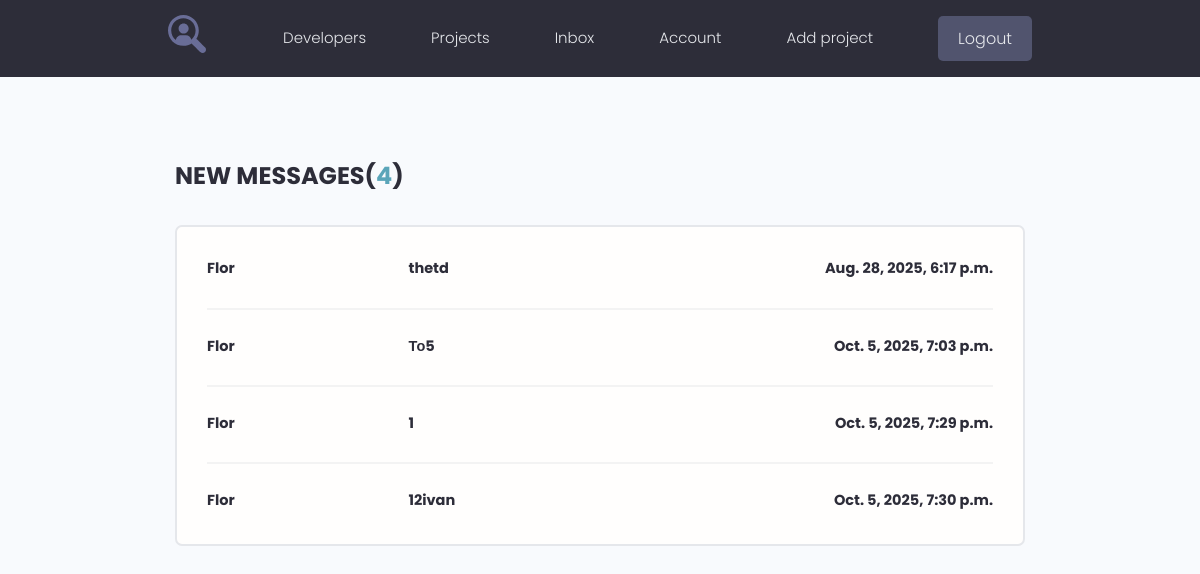
The app's page /inbox/ (signed in), older data.
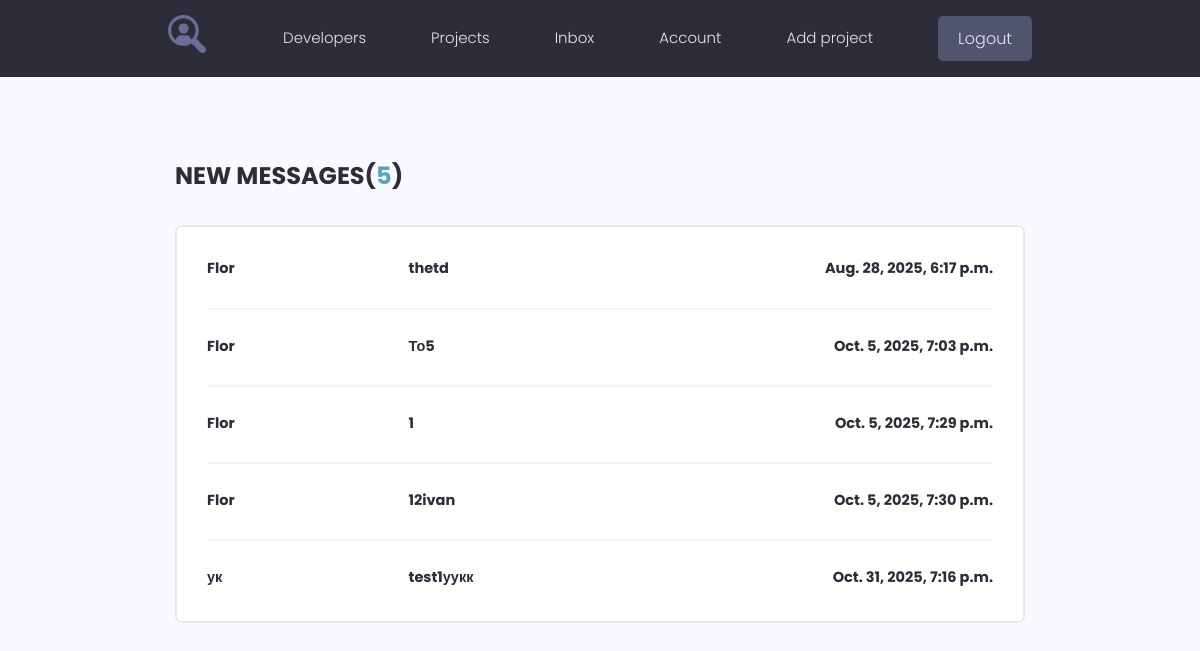
The same page, newer data.
### users/models.py (models this page shows, shortened)
class Message(models.Model):
    sender = models.ForeignKey(Profile, on_delete=models.SET_NULL, null=True, blank=True)
    recipient = models.ForeignKey(Profile, on_delete=models.SET_NULL, null=True, blank=True, related_name="messages")
    name = models.CharField(max_length=200, null=True, blank=True)
    email = models.EmailField(max_length=200, null=True, blank=True)
    subject = models.CharField(max_length=200, null=True, blank=True)
    body = models.TextField()
    is_read = models.BooleanField(default=False,null=True)
    created = models.DateTimeField(auto_now_add=True)
    class Meta:
        ordering = ['is_read', 'created']

### users/views.py (the view)
# urls.py: path('inbox/', views.inbox, name='inbox'),
@login_required(login_url='login')
def inbox(request):
    profile = request.user.profile
    message_request = profile.messages.all()
    unread_count = message_request.filter(is_read=False).count()
    context = {
        'message_request': message_request,
        'unread_count': unread_count
    }
    return render(request, 'users/inbox.html', context)

### users/templates/users/inbox.html
{% extends 'projects/base.html' %}
{% block content %}
  <main class="inbox my-xl">
    <div class="content-box">
      <h3 class="inbox__title">New Messages(<span>{{ unread_count }}</span>)</h3>
      <ul class="messages">
        {% for message in message_request %}
        {% if message.is_read == False %}
        <li class="message message--unread">
        {% else %}
        <li class="message">
        {% endif %}
          <a href="{% url 'message' message.id %}">
            <span class="message__author">{{ message.name }}</span>
            <span class="message__subject">{{ message.subject }}</span>
            <span class="message__date">{{ message.created }}</span>
          </a>
        </li>
        {% endfor %}
      </ul>
    </div>
  </main>
{% endblock %}

Row changes from the older to the newer data that the page shows:
added Message: name "ук", subject "test1уукк", created "Oct. 31, 2025, 7:16 p.m."
Text that changed along with them:
{{ unread_count }}: "4" → "5"
